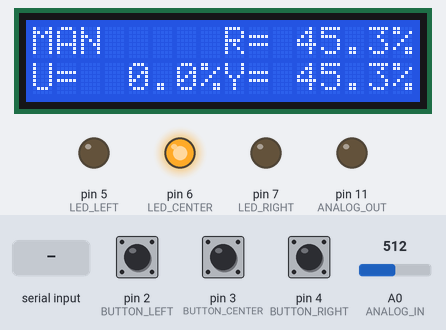
The sketch below on a simulated Arduino Uno, built with avr-gcc and run on an emulated ATmega328P. Shown: 16×2 character LCD, output pins drawn as LEDs (lit = HIGH). The test bench sets the inputs (shaded band); at power-on: pin 3 (BUTTON_CENTER) LOW, A0 (ANALOG_IN) = 512, pin 2 (BUTTON_LEFT) LOW, pin 4 (BUTTON_RIGHT) LOW. EEPROM starts erased; what the sketch prints to the serial monitor is not drawn.

Above: at 1.3 s.
1.4 s: pin 3 (BUTTON_CENTER) pulled HIGH for 0.15 s
At 2.5 s:
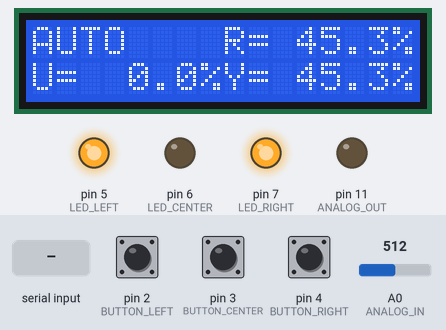
3.0 s: A0 (ANALOG_IN) set to 306
At 3.64 s:
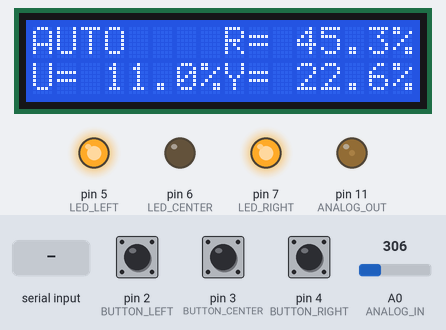
4.8 s: "I90\n" received over Serial
At 5.9 s:
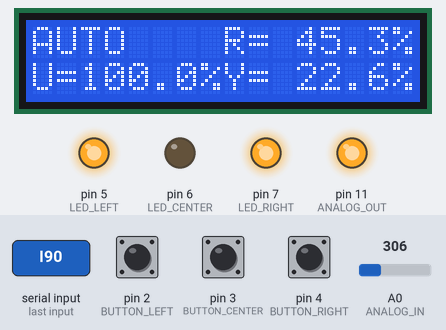
6.4 s: pin 2 (BUTTON_LEFT) pulled HIGH for 3.2 s
At 8.82 s:
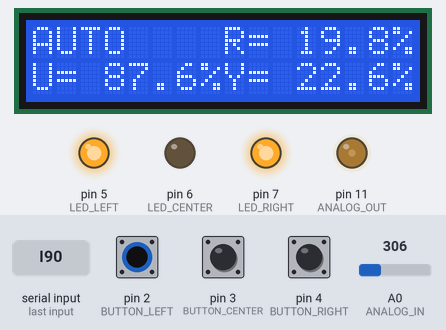
11.1 s: "T" received over Serial
At 11.7 s:
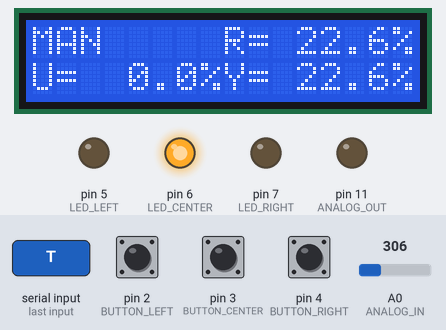
12.6 s: pin 4 (BUTTON_RIGHT) pulled HIGH for 3.2 s
At 16.8 s:
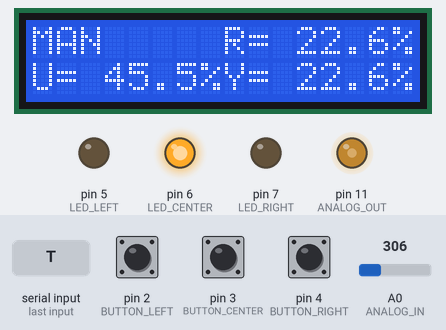
Timing chart, 0 to 18.3 s (numbered marks = the images above; inputs shaded):
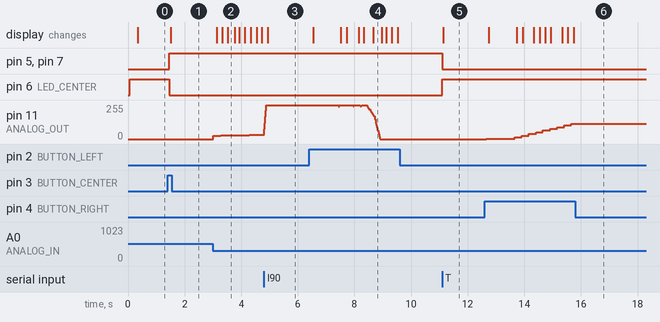

Measured:
- after the input at 1.4 s, pin 5 (LED_LEFT), pin 7 (LED_RIGHT): LOW → HIGH after 0.05 s; pin 6 (LED_CENTER): HIGH → LOW after 0.05 s; the display: changes after 0.11 s (image 1)
- after the input at 3.0 s, pin 11 (ANALOG_OUT): moves from 0/255 to 32/255 over 1.5 s, starting at once; the display: first changes after 0.14 s (image 2 shows a later state)
- after the input at 6.4 s, the display: first changes after 0.14 s (image 4 shows a later state)
- after the input at 11.1 s, pin 5 (LED_LEFT), pin 7 (LED_RIGHT): HIGH → LOW at once; pin 6 (LED_CENTER): LOW → HIGH at once; the display: changes at once (image 5)
- after the input at 12.6 s, pin 11 (ANALOG_OUT): moves from 0/255 to 116/255 over 3.0 s, starting after 0.06 s; the display: first changes after 0.14 s (image 6 shows a later state)

The sketch:

Lab4.ino
```cpp
#include <EEPROM.h>
#include <Wire.h>
#include <LiquidCrystal_I2C.h>

const int BUTTON_LEFT = 2;
const int BUTTON_CENTER = 3;
const int BUTTON_RIGHT = 4;
const int LED_LEFT = 5;
const int LED_CENTER = 6;
const int LED_RIGHT = 7;
const int ANALOG_IN = A0;
const int ANALOG_OUT = 11;
const double Ts = 0.02;
const int PARAM_ADDR_W = 0;
const int PARAM_ADDR_Kp = 1;
const int PARAM_ADDR_Ti = 5;
const int PARAM_ADDR_SL = 9;
const int PARAM_ADDR_SH = 13;
const unsigned char EEPROM_W = 53;
const double DEFAULT_Kp = 0.45;
const double DEFAULT_Ti = 0.15;
const int DEFAULT_SL = 100;
const int DEFAULT_SH = 1010;
const int BUTTON_PINS[] = {BUTTON_LEFT, BUTTON_CENTER, BUTTON_RIGHT};
const int DEBOUNCE_THRESHOLD = 50;
const int HOLD_THRESHOLD = 1000;
const int HOLD_REPEAT = 250;

LiquidCrystal_I2C lcd(0x27, 16, 2);

double Kp;
double Ti;
int SL;
int SH;
bool flagParams = false;
int counterLCD = 0;
bool manual = true;
double reference = 0;
double control = 0;
double measurement;
double error;
double control_p;
double control_i;
int buttonStates[3] = {LOW, LOW, LOW};
unsigned long debounceTimers[3] = {0};
bool repeating[3] = {0};
char sprintfStr[255];
char float1Str[10];
char float2Str[10];
char float3Str[10];
char float4Str[10];

double smart_map(double x, double in_min, double in_max, double out_min, double out_max) {
  double result = (x - in_min) * (out_max - out_min) / (in_max - in_min) + out_min;
  if (result < out_min) {
    return out_min;
  }
  if (result > out_max) {
    return out_max;
  }
  return result;
}

void updateLED() {
  if (manual) {
    digitalWrite(LED_LEFT, LOW);
    digitalWrite(LED_CENTER, HIGH);
    digitalWrite(LED_RIGHT, LOW);
  } else {
    digitalWrite(LED_LEFT, HIGH);
    digitalWrite(LED_CENTER, LOW);
    digitalWrite(LED_RIGHT, HIGH);
  }
}

void setup() {
  // Serial
  Serial.begin(115200);
  // LCD
  lcd.init();
  lcd.backlight();
  // LED
  pinMode(LED_LEFT, OUTPUT);
  pinMode(LED_CENTER, OUTPUT);
  pinMode(LED_RIGHT, OUTPUT);
  updateLED();
  // Buttons
  pinMode(BUTTON_LEFT, INPUT);
  pinMode(BUTTON_CENTER, INPUT);
  pinMode(BUTTON_RIGHT, INPUT);
  // Sensors
  pinMode(ANALOG_IN, INPUT);
  pinMode(ANALOG_OUT, OUTPUT);
  // EEPROM
  if (EEPROM[PARAM_ADDR_W] != EEPROM_W) {
    EEPROM.put(PARAM_ADDR_W, EEPROM_W);
    Kp = DEFAULT_Kp;
    Ti = DEFAULT_Ti;
    SL = DEFAULT_SL;
    SH = DEFAULT_SH;
    EEPROM.put(PARAM_ADDR_Kp, Kp);
    EEPROM.put(PARAM_ADDR_Ti, Ti);
    EEPROM.put(PARAM_ADDR_SL, SL);
    EEPROM.put(PARAM_ADDR_SH, SH);
    // Serial.println("Written to EEPROM.");
  } else {
    EEPROM.get(PARAM_ADDR_Kp, Kp);
    EEPROM.get(PARAM_ADDR_Ti, Ti);
    EEPROM.get(PARAM_ADDR_SL, SL);
    EEPROM.get(PARAM_ADDR_SH, SH);
    Serial.println("Read from EEPROM:");
    Serial.print("Kp = ");
    Serial.println(Kp);
    Serial.print("Ti = ");
    Serial.println(Ti);
    Serial.print("SL = ");
    Serial.println(SL);
    Serial.print("SH = ");
    Serial.println(SH);
  }
  // Timer1
  cli();
  TCCR1A = 0;
  TCCR1B = 0;
  TCNT1 = 0;
  // 50Hz = 16MHz / 256 / 1250
  OCR1A = 1250;
  // CTC = on, prescaler = 256
  TCCR1B |= (1 << WGM12) | (1 << CS12);
  // Enable interrupt
  TIMSK1 |= (1 << OCIE1A);
  sei();
}

void loop() {
  // PID
  if (flagParams) {
    measurement = smart_map(analogRead(ANALOG_IN), SL, SH, 0, 100);
    if (manual) {
      reference = measurement;
    } else {
      error = reference - measurement;
      control_p = Kp * error;
      control_i += Kp * Ti * Ts * error;
      control = constrain(control_p + control_i, 0, 100);
      if (control == 100) {
        control_i -= Kp * Ti * Ts * error;
      }
    }
    analogWrite(ANALOG_OUT, smart_map(control, 0, 100, 0, 255));
    sprintf(sprintfStr, "%s %s %s %s", dtostrf(measurement, 5, 1, float1Str), dtostrf(control, 5, 1, float2Str), dtostrf(reference, 5, 1, float3Str), dtostrf(control_i, 5, 1, float4Str));
    Serial.println(sprintfStr);
    flagParams = false;
  }
  // LCD
  if (counterLCD > 10) {
    lcd.setCursor(0, 0);
    sprintf(sprintfStr, "%-8sR=%s%%", (manual ? "MAN" : "AUTO"), dtostrf(reference, 5, 1, float3Str));
    lcd.print(sprintfStr);
    lcd.setCursor(0, 1);
    sprintf(sprintfStr, "U=%s%%Y=%s%%", dtostrf(control, 5, 1, float2Str), dtostrf(measurement, 5, 1, float1Str));
    lcd.print(sprintfStr);
    counterLCD -= 10;
  }
  // Serial
  if (Serial.available() > 0) {
    char c = Serial.read();
    switch (c) {
      case 'P':
        Kp = Serial.parseFloat();
        EEPROM.put(PARAM_ADDR_Kp, Kp);
        break;
      case 'I':
        Ti = Serial.parseFloat();
        EEPROM.put(PARAM_ADDR_Ti, Ti);
        control_i = 0;
        break;
      case 'H':
        SH = Serial.parseFloat();
        EEPROM.put(PARAM_ADDR_SH, SH);
        break;
      case 'L':
        SL = Serial.parseFloat();
        EEPROM.put(PARAM_ADDR_SL, SL);
        break;
      case 'U':
        control = Serial.parseFloat();
        break;
      case 'R':
        reference = Serial.parseFloat();
        break;
      case 'T':
        if (manual) {
          control_i = control;
        }
        manual = !manual;
        updateLED();
        break;
    }
  }
  // Buttons
  unsigned long time = millis();
  for (int i = 0; i < 3; ++i) {
    // Serial.print(digitalRead(BUTTON_PINS[i]));
    // Serial.print(" ");
    if (digitalRead(BUTTON_PINS[i]) == HIGH) {
      if (buttonStates[i] == LOW) {
        // Rising edge
        debounceTimers[i] = time;
      }
      buttonStates[i] = HIGH;
    } else {
      debounceTimers[i] = time;
      buttonStates[i] = LOW;
      repeating[i] = false;
    }
    if (time - debounceTimers[i] > DEBOUNCE_THRESHOLD && !repeating[i]) {
      repeating[i] = true;
      switch (BUTTON_PINS[i]) {
        case BUTTON_LEFT:
          if (manual) {
            control -= 0.5;
          } else {
            reference -= 0.5;
          }
          break;
        case BUTTON_RIGHT:
          if (manual) {
            control += 0.5;
          } else {
            reference += 0.5;
          }
          break;
        case BUTTON_CENTER:
          if (manual) {
            control_i = control;
          }
          manual = !manual;
          updateLED();
          break;
      }
      control = constrain(control, 0, 100);
      reference = constrain(reference, 0, 100);
    }
    if (time - debounceTimers[i] > DEBOUNCE_THRESHOLD + HOLD_THRESHOLD && repeating[i]) {
      debounceTimers[i] += HOLD_REPEAT;
      switch (BUTTON_PINS[i]) {
        case BUTTON_LEFT:
          if (manual) {
            control -= 5;
          } else {
            reference -= 5;
          }
          break;
        case BUTTON_RIGHT:
          if (manual) {
            control += 5;
          } else {
            reference += 5;
          }
          break;
      }
      control = constrain(control, 0, 100);
      reference = constrain(reference, 0, 100);
    }
  }
  // Serial.println();
}

ISR(TIMER1_COMPA_vect) {
  flagParams = true;
  ++counterLCD;
}
```
